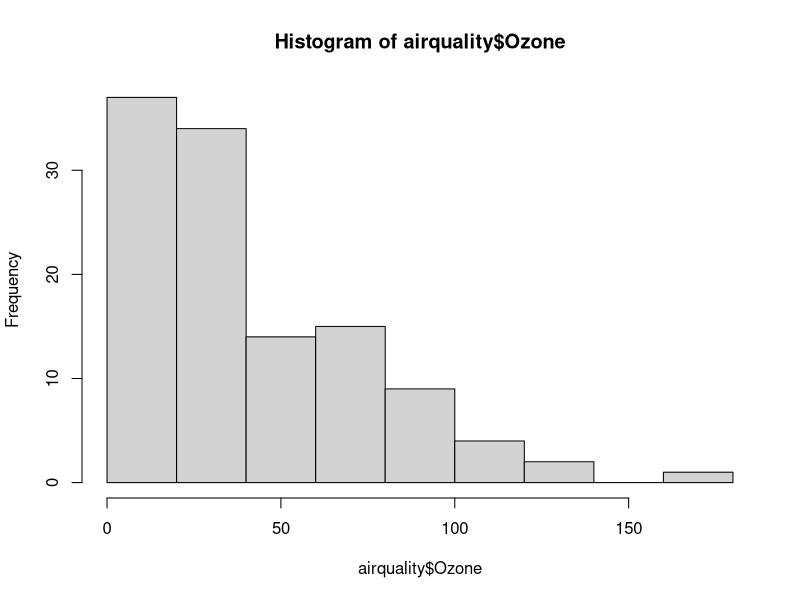
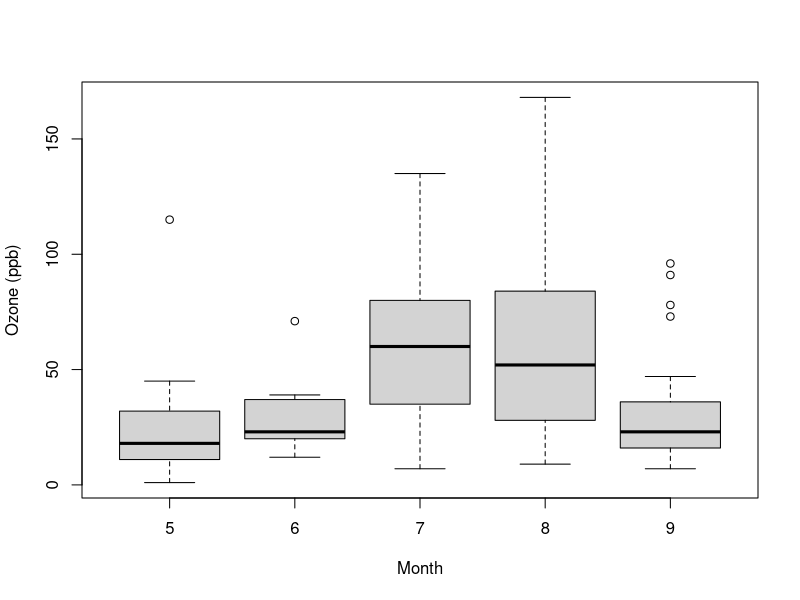
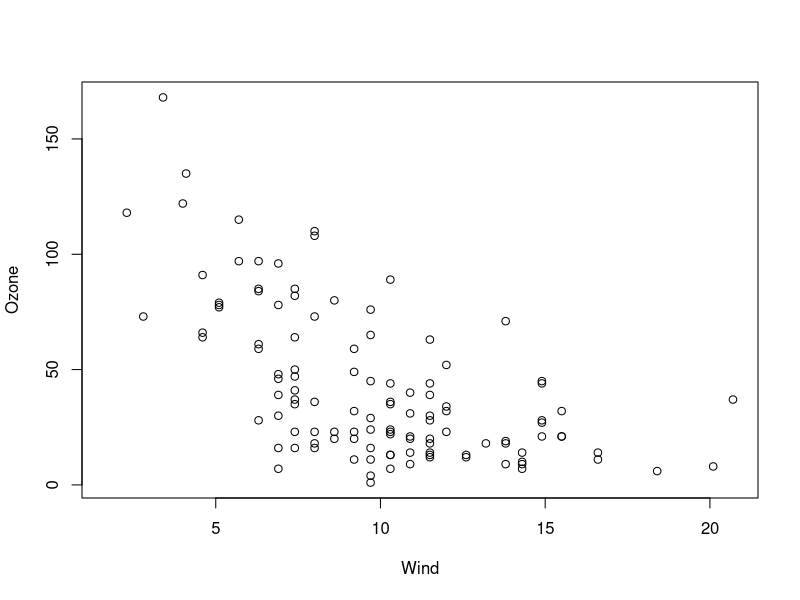
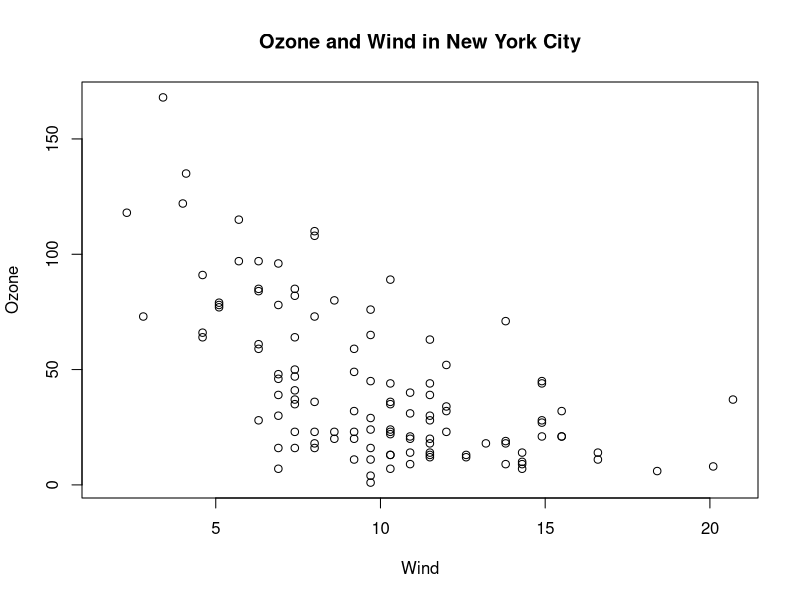
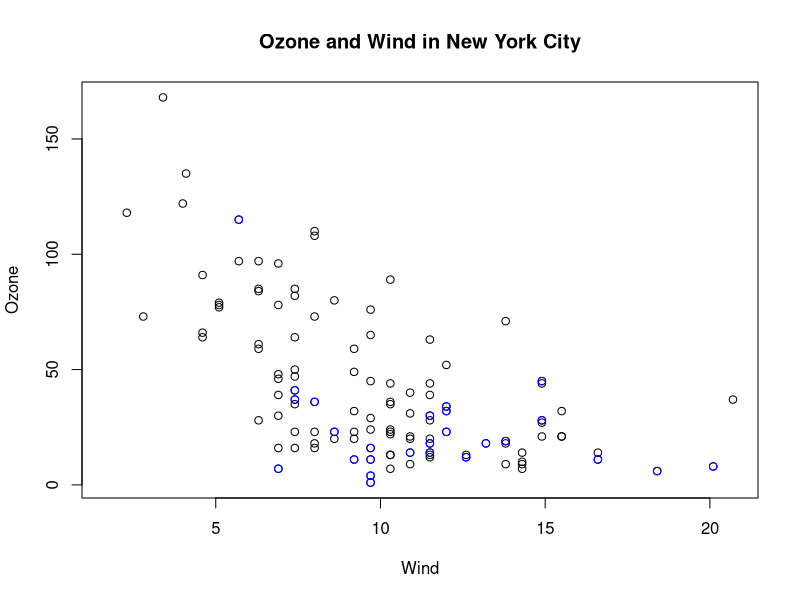
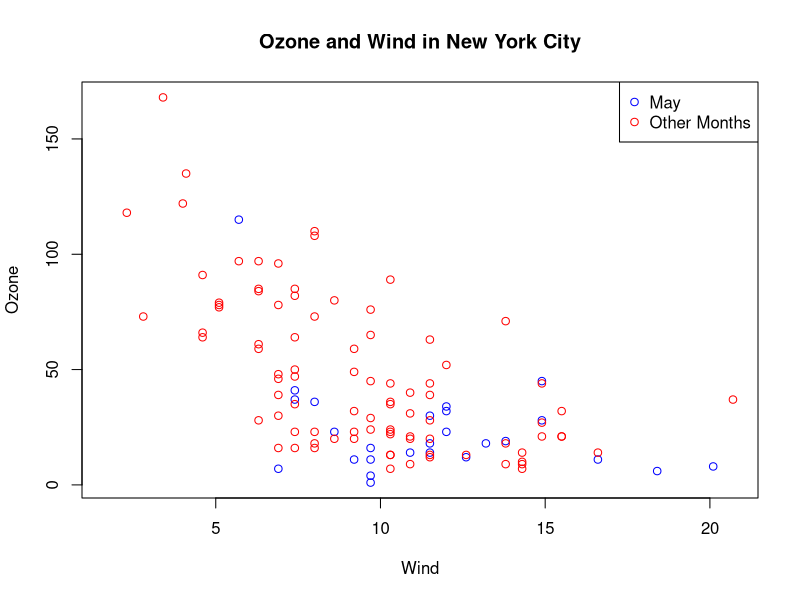
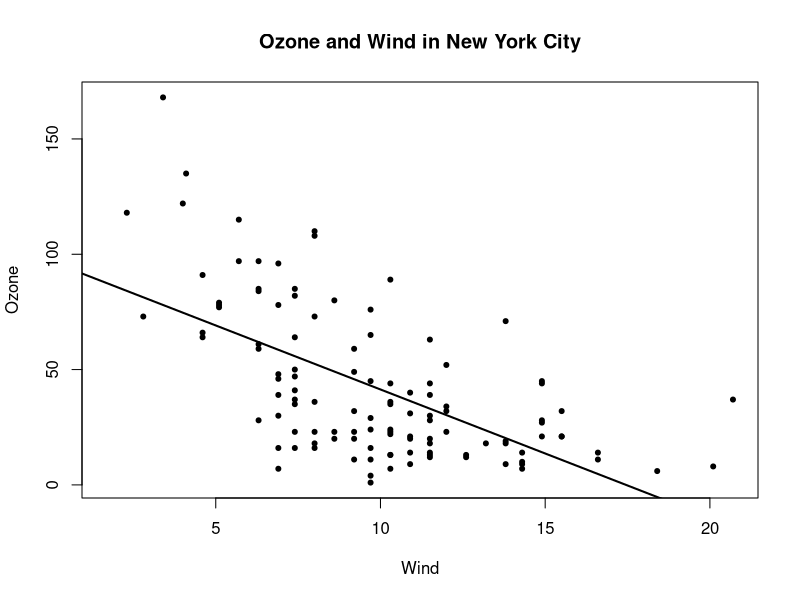
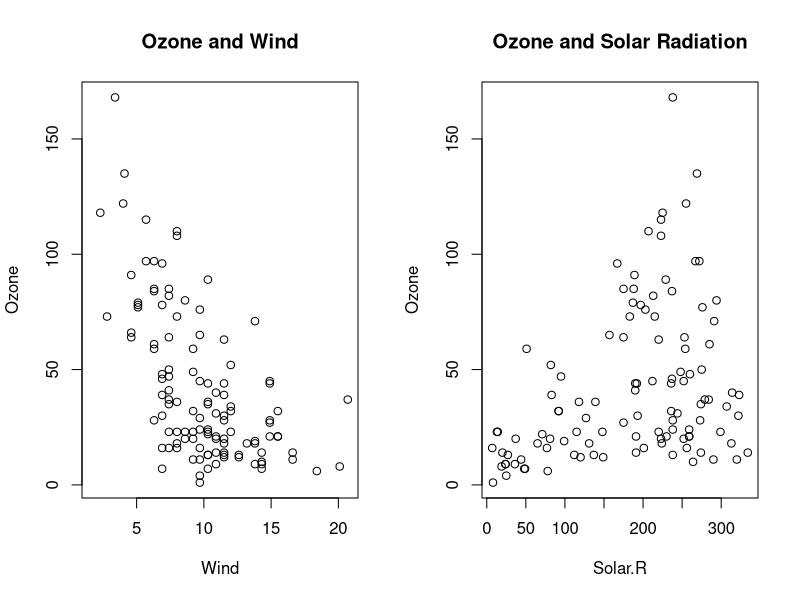

These charts were generated, in order, by the following R code:
#### Base Plotting System 
#------------------------

## The core plotting and graphics engine in R is encapsulated in the following packages:
#. graphics: contains plotting functions for the "base" graphing systems, including
#plot, hist, boxplot and many others.
#. grDevices: contains all the code implementing the various graphics devices, including
#X11, PDF, PostScript, PNG, etc.

# ?par - Parameter are set in this. 


## Simple Base Grahics
#---------------------
#---------------------

## Histogram
#------------
library(datasets)

# Draw a new plot on the screen device
hist(airquality$Ozone)

# Boxplot
#--------
# "~" is a formula in R >> y-axis ~ x-axis

# Transforming Month column to factor
airquality <- transform(airquality, Month = factor(Month))
boxplot(Ozone ~ Month, airquality, xlab = "Month", ylab = "Ozone (ppb)")

#The Boxplot shows interesting features. 
#First, the levels of ozone tend to be highest in July and August. Second, the variability of ozone is also highest in July and August.

#Scatterplot
#------------
with(airquality, plot(Wind, Ozone))
# It shows that when the Wind is more Ozone is getting reduced


## Some important Base Graphics Parameters 
#. pch: the plotting symbol (default is open circle)
#. lty: the line type (default is solid line), can be dashed, dotted, etc.
#. lwd: the line width, specified as an integer multiple
#. col: the plotting color, specified as a number, string, or hex code; the colors() function gives you a vector of colors by name
#. xlab: character string for the x-axis label
#. ylab: character string for the y-axis label


##The par() function is used to specify the global graphics parameters that affect all plots in
#an R session. These parameters can be overridden when they are specified as arguments
#to specific plotting functions.

#. las: the orientation of the axis labels on the plot
#. bg: the background color
#. mar: the margin size
#. oma: the outer margin size (default is 0 for all sides)
#. mfrow: number of plots per row, column (plots are filled row-wise)
#. mfcol: number of plots per row, column (plots are filled column-wise)

## Looking default parameters 
par("lty")
par("col")
par("pch")
par("bg")
par("mar")
par("mfrow")

## Base Plotting Functions 
#-------------------------
# The most basic base plotting function is plot(), this makes scatterplot, or other type of plot depending on the class of object being
# plotted. 

## Some key annotation functions are
#. lines: add lines to a plot, given a vector of x values and a corresponding vector of y values (or a 2-column matrix); this function 
# just connects the dots
#. points: add points to a plot
#. text: add text labels to a plot using specified x, y coordinates
#. title: add annotations to x, y axis labels, title, subtitle, outer margin
#. mtext: add arbitrary text to the margins (inner or outer) of the plot
#. axis: adding axis ticks/labels


library(datasets)

# Make the initial plot
with(airquality, plot(Wind, Ozone))

# Add a title
title(main = "Ozone and Wind in New York City")


# Plotting and adding the title as well
with(airquality, plot(Wind, Ozone, main = "Ozone and Wind in New York City"))
with(subset(airquality, Month == 5), points(Wind, Ozone, col = "blue")) #May with Blue color


#Notice below that when constructing the initial plot, we use the option type = "n" in the call
#to plot(). This is a common paradigm as plot() will draw everything in the plot except
#for the data points inside the plot window. Then you can use annotation functions like
#points() to add data points.

with(airquality, plot(Wind, Ozone, main = "Ozone and Wind in New York City", type = "n"))
with(subset(airquality, Month == 5), points(Wind, Ozone, col = "blue"))
with(subset(airquality, Month != 5), points(Wind, Ozone, col = "red"))
legend("topright", pch = 1, col = c("blue", "red"), legend = c("May", "Other Months"))


## Base Plot with Regression Line 
#--------------------------------
# We can make regression line over scatterplot using lm() function
with(airquality, plot(Wind, Ozone, main = "Ozone and Wind in New York City", pch = 20)) #pch = 20 means filled circle

## Fit a simple linear regression model
model <- lm(Ozone ~ Wind, airquality)

## Draw regression line on plot
abline(model, lwd = 2)


## Multiple Base Plots 
#--------------------
# Making multiple plots side by side is a useful way to visualize many relationships
# between variables with static 2-D plots.

par(mfrow = c(1, 2)) #One Row and Two Columns
with(airquality, {
 plot(Wind, Ozone, main = "Ozone and Wind")
 plot(Solar.R, Ozone, main = "Ozone and Solar Radiation")
})


##The example below creates three plots in a row by setting par(mfrow = c(1, 3)). Here
#we also change the plot margins with the mar parameter. The various margin parameters,
#like mar, are specified by setting a value for each side of the plot. Side 1 is the bottom of
#the plot, side 2 is the left hand side, side 3 is the top, and side 4 is the right hand side.
#In the example below we also modify the outer margin via the "oma" parameter to create a
#little more space for the plots and to place them closer together.

par(mfrow = c(1, 3), mar = c(4, 4, 2, 1), oma = c(0, 0, 2, 0))
with(airquality, {
   plot(Wind, Ozone, main = "Ozone and Wind")
   plot(Solar.R, Ozone, main = "Ozone and Solar Radiation")
   plot(Temp, Ozone, main = "Ozone and Temperature")
   mtext("Ozone and Weather in New York City", outer = TRUE) #Head description
   })
  
# mtext() function was used to create an overall title



